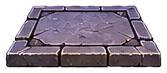
#> input picture ferramentas/ranqueada_artes/torre_v375/sp/tr_esp0.png, 167 x 73 px, given in place of armadilhas.png, which was not available
$ python cortar_armadilhas.py
#> lines starting #> are read from the running program, lines starting #| are printed output that depends on the picture; after the words box and inside, x2 and y2 are one past the last pixel; in counts of white or black regions, pixels touching at a corner belong together
# v375: folha de armadilhas (xadrez DESENHADO de 2 tons 253/236): fundo = cinza claro sem cor ligado à borda; peças por faixa, da esquerda p/ direita
import numpy as np,os,cv2
from PIL import Image
from scipy import ndimage as nd
D=os.path.dirname(os.path.abspath(__file__))
a=np.array(Image.open(D+'/recebido/armadilhas.png').convert('RGB'));f=a.astype(int);g=f.mean(2);s=f.max(2)-f.min(2)
#> after `a = np.array(Image.open(D + '/recebido/armadilhas.png').convert('RGB')`:
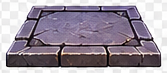
#> a: shape (73, 167, 3); mean R, G, B 153.4, 143.6, 156
#> after `g = f.mean(2)`:
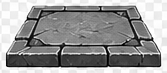
#> g: shape (73, 167) float64; min 0, max 255, mean 151
#> after `s = f.max(2) - f.min(2)`:
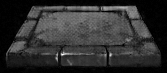
#> s: shape (73, 167) int64; min 0, max 84, mean 15.7; drawn with min black and max white
cand=(s<14)&(g>=226);lab,n=nd.label(cand);bd=set(np.unique(np.concatenate([lab[0],lab[-1],lab[:,0],lab[:,-1]])))-{0}
#> after `cand = (s < 14) & (g >= 226)`:
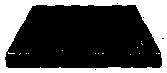
#> cand: shape (73, 167) bool; 31% white; 16 white regions (15 under 20 px), largest, box (x1, y1, x2, y2) and area: (0, 0, 167, 73) 3756
#> after `lab, n = nd.label(cand)`:
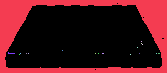
#> lab: shape (73, 167) int32; 19 distinct labels, from 0 to 18; one colour per label, 0 black
#> after `lab, n = nd.label(cand)`: n = 18
#> after `bd = set(np.unique(np.concatenate([lab[0], lab[-1], lab[:, 0], lab[:, `: bd = 1 item
# o xadrez é quebrado em ilhas pelas peças → pega todas as ilhas grandes de xadrez também
sz=nd.sum(cand,lab,range(1,n+1));big={i+1 for i,v in enumerate(sz) if v>4000}
#> after `sz = nd.sum(cand, lab, range(1, n + 1))`: sz = 18 values, max 3756 at index 0, min 1 at index 1, mean 210.1
#> after `big = {i + 1 for i, v in enumerate(sz) if v > 4000}`: big = 0 items
bg=np.isin(lab,list(bd|big));fg=~bg;fg=nd.binary_opening(fg,iterations=1)
#> after `bg = np.isin(lab, list(bd | big))`: bg: shape (73, 167) bool; 30.8% white; 1 white region, box (x1, y1, x2, y2) and area: (0, 0, 167, 73) 3756
#> after `fg = nd.binary_opening(fg, iterations=1)`: fg: shape (73, 167) bool; 69.1% white; 1 black region, box (x1, y1, x2, y2) and area: (0, 0, 167, 73) 3764
BANDS=[('poca',(20,140),3),('spl',(20,140),5),('met',(150,365),5),('exp',(150,365),1),('crat',(150,365),2),('esp',(390,485),6),('ped',(500,690),5),('mach',(500,690),4),('lobo',(705,865),5),('serra',(705,865),4),('lava',(885,995),9)]
done={}
for (nm,(y0,y1),cnt) in BANDS:
    m=fg[y0:y1];lb,k=nd.label(nd.binary_dilation(m,iterations=5));objs=[]
#> (the run stopped early here; a loop or call above may not have finished)

$ run again, on ferramentas/ranqueada_artes/torre_v375/sp/tr_lava6.png
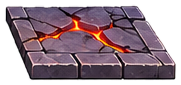
#> input picture ferramentas/ranqueada_artes/torre_v375/sp/tr_lava6.png, 181 x 85 px, given in place of armadilhas.png, which was not available
#> cand: shape (85, 181) bool; 28.3% white; 6 white regions (5 under 20 px), largest, box (x1, y1, x2, y2) and area: (0, 0, 181, 85) 4344
#> lab: shape (85, 181) int32; 8 distinct labels, from 0 to 7
#> n = 7
#> bd = 1 item
#> sz = [4344, 1, 1, 1, 1, 2, 1]
#> big = 1 item
#> bg: shape (85, 181) bool; 28.2% white; 1 white region, box (x1, y1, x2, y2) and area: (0, 0, 181, 85) 4344
#> fg: shape (85, 181) bool; 71.6% white; 1 black region, box (x1, y1, x2, y2) and area: (0, 0, 181, 85) 4372
